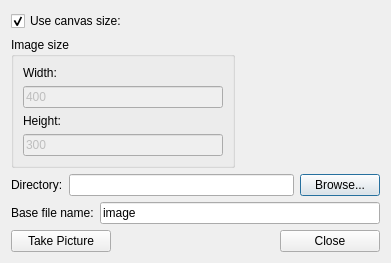
<?xml version="1.0" encoding="UTF-8"?>
<ui version="4.0">
 <class>ScreenshotDialog</class>
 <widget class="QDialog" name="ScreenshotDialog">
  <property name="geometry">
   <rect>
    <x>0</x>
    <y>0</y>
    <width>391</width>
    <height>251</height>
   </rect>
  </property>
  <property name="windowTitle">
   <string>Dialog</string>
  </property>
  <layout class="QVBoxLayout" name="verticalLayout_2">
   <item>
    <layout class="QHBoxLayout" name="canvasSizeLayout">
     <item>
      <widget class="QCheckBox" name="canvasSizeCheckBox">
       <property name="text">
        <string>Use canvas size:</string>
       </property>
       <property name="checked">
        <bool>true</bool>
       </property>
      </widget>
     </item>
     <item>
      <widget class="QLabel" name="canvasSizeLabel">
       <property name="text">
        <string/>
       </property>
      </widget>
     </item>
    </layout>
   </item>
   <item>
    <layout class="QHBoxLayout" name="imgSizeLayout">
     <item>
      <widget class="QGroupBox" name="imgSizeGroupBox">
       <property name="title">
        <string>Image size</string>
       </property>
       <layout class="QVBoxLayout" name="verticalLayout">
        <item>
         <widget class="QLabel" name="imgWidthLabel">
          <property name="text">
           <string>Width:</string>
          </property>
         </widget>
        </item>
        <item>
         <widget class="QLineEdit" name="imgWidthEdit">
          <property name="enabled">
           <bool>false</bool>
          </property>
          <property name="minimumSize">
           <size>
            <width>200</width>
            <height>0</height>
           </size>
          </property>
          <property name="text">
           <string>400</string>
          </property>
         </widget>
        </item>
        <item>
         <widget class="QLabel" name="imgHeightLabel">
          <property name="text">
           <string>Height:</string>
          </property>
         </widget>
        </item>
        <item>
         <widget class="QLineEdit" name="imgHeightEdit">
          <property name="enabled">
           <bool>false</bool>
          </property>
          <property name="minimumSize">
           <size>
            <width>200</width>
            <height>0</height>
           </size>
          </property>
          <property name="text">
           <string>300</string>
          </property>
         </widget>
        </item>
       </layout>
      </widget>
     </item>
     <item>
      <spacer name="imgSizeSpacer">
       <property name="orientation">
        <enum>Qt::Horizontal</enum>
       </property>
       <property name="sizeHint" stdset="0">
        <size>
         <width>40</width>
         <height>20</height>
        </size>
       </property>
      </spacer>
     </item>
    </layout>
   </item>
   <item>
    <layout class="QHBoxLayout" name="dirLayout">
     <item>
      <widget class="QLabel" name="dirLabel">
       <property name="text">
        <string>Directory:</string>
       </property>
      </widget>
     </item>
     <item>
      <widget class="QLineEdit" name="dirEdit"/>
     </item>
     <item>
      <widget class="QPushButton" name="browseButton">
       <property name="text">
        <string>Browse...</string>
       </property>
      </widget>
     </item>
    </layout>
   </item>
   <item>
    <layout class="QHBoxLayout" name="baseNameLayout">
     <item>
      <widget class="QLabel" name="baseNameLabel">
       <property name="text">
        <string>Base file name:</string>
       </property>
      </widget>
     </item>
     <item>
      <widget class="QLineEdit" name="baseNameEdit">
       <property name="text">
        <string>image</string>
       </property>
      </widget>
     </item>
    </layout>
   </item>
   <item>
    <layout class="QHBoxLayout" name="buttonLayout">
     <item>
      <widget class="QPushButton" name="pictureButton">
       <property name="minimumSize">
        <size>
         <width>100</width>
         <height>0</height>
        </size>
       </property>
       <property name="text">
        <string>Take Picture</string>
       </property>
      </widget>
     </item>
     <item>
      <spacer name="buttonSpacer">
       <property name="orientation">
        <enum>Qt::Horizontal</enum>
       </property>
       <property name="sizeHint" stdset="0">
        <size>
         <width>40</width>
         <height>20</height>
        </size>
       </property>
      </spacer>
     </item>
     <item>
      <widget class="QPushButton" name="closeButton">
       <property name="minimumSize">
        <size>
         <width>100</width>
         <height>0</height>
        </size>
       </property>
       <property name="text">
        <string>Close</string>
       </property>
      </widget>
     </item>
    </layout>
   </item>
  </layout>
 </widget>
 <resources/>
 <connections>
  <connection>
   <sender>closeButton</sender>
   <signal>clicked()</signal>
   <receiver>ScreenshotDialog</receiver>
   <slot>close()</slot>
   <hints>
    <hint type="sourcelabel">
     <x>335</x>
     <y>233</y>
    </hint>
    <hint type="destinationlabel">
     <x>195</x>
     <y>125</y>
    </hint>
   </hints>
  </connection>
 </connections>
</ui>
